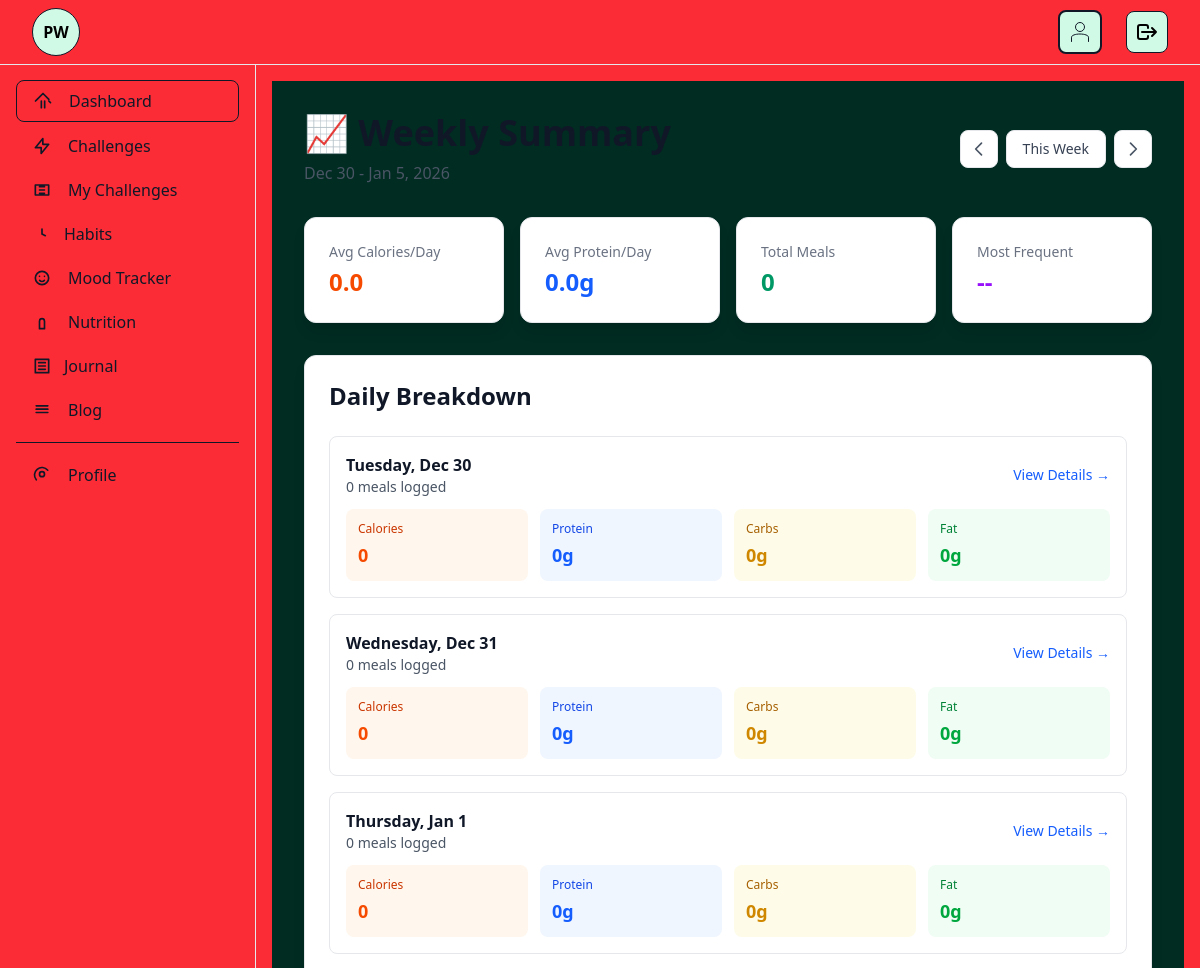
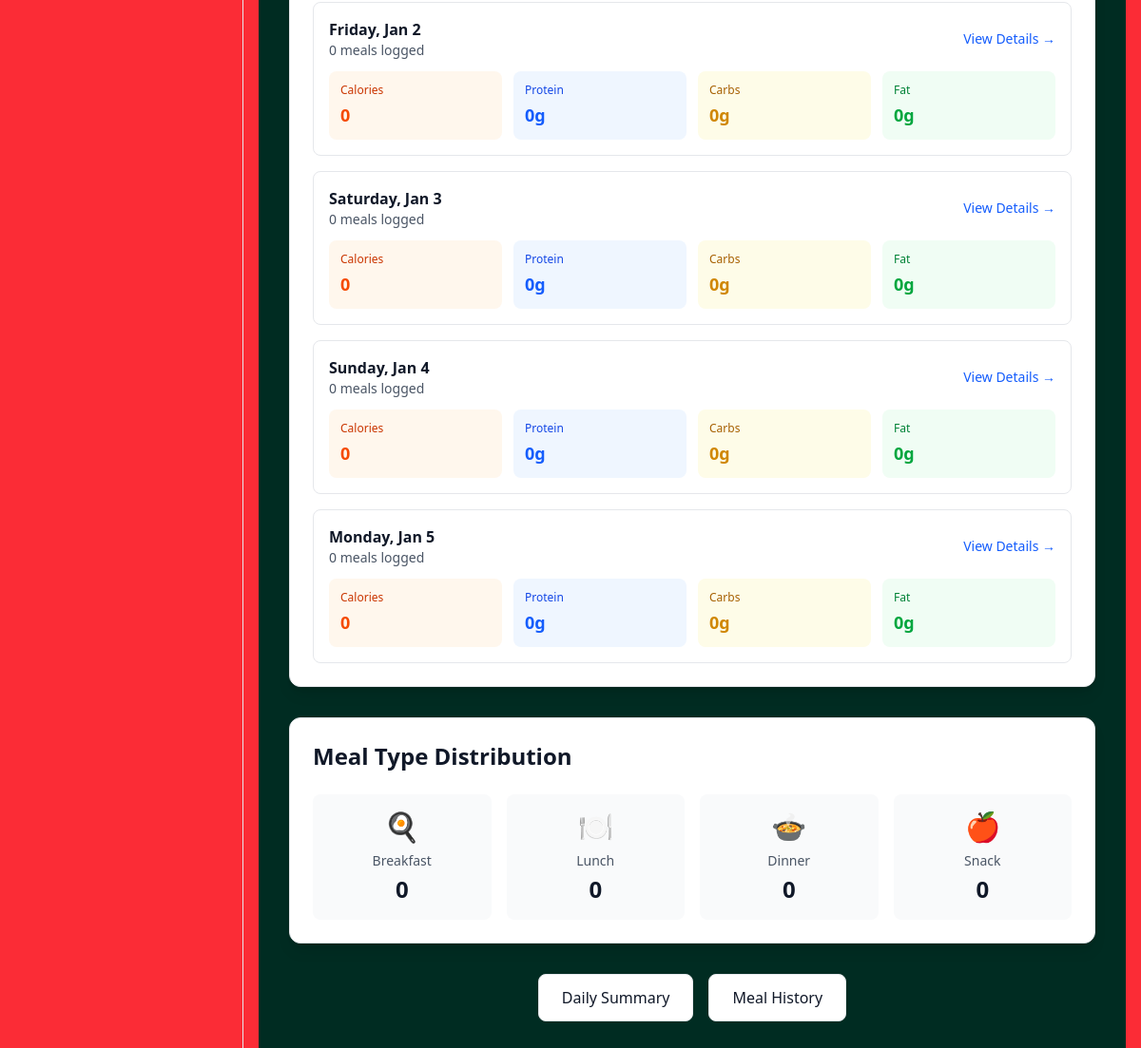
Screenshot of /nutrition/weekly/ (signed in) with the database file from the repository (2 pictures, top to bottom).
### account/models.py (models this page shows)
class CustomUser(AbstractUser):
    is_admin = models.BooleanField(default=False)
    is_user = models.BooleanField(default=True)

### nutrition/views.py (the view)
# urls.py: path('weekly/', views.weekly_summary, name='weekly_summary'),
@login_required
def weekly_summary(request):
    end_date_str = request.GET.get('date')
    if end_date_str:
        try:
            end_date = date.fromisoformat(end_date_str)
        except ValueError:
            end_date = date.today()
    else:
        end_date = date.today()
    summary = Meal.get_weekly_summary(request.user, end_date)
    try:
        nutrition_goal = request.user.nutrition_goal
    except NutritionGoal.DoesNotExist:
        nutrition_goal = None
    prev_week_end = end_date - timedelta(days=7)
    next_week_end = end_date + timedelta(days=7)
    daily_data = []
    for i in range(7):
        day_date = summary['start_date'] + timedelta(days=i)
        day_summary = Meal.get_daily_summary(request.user, day_date)
        daily_data.append({
            'date': day_date,
            'calories': day_summary['total_calories'],
            'protein': day_summary['total_protein'],
            'carbs': day_summary['total_carbs'],
            'fat': day_summary['total_fat'],
            'meal_count': day_summary['meal_count'],
        })
    context = {
        'summary': summary,
        'nutrition_goal': nutrition_goal,
        'daily_data': daily_data,
        'end_date': end_date,
        'prev_week_end': prev_week_end,
        'next_week_end': next_week_end,
        'is_current_week': end_date == date.today(),
    }
    return render(request, 'nutrition/weekly_summary.html', context)

### nutrition/models.py (called while the page is built)
    @classmethod
    def get_daily_summary(cls, user, target_date=None):
        if target_date is None:
            target_date = date.today()
        meals = cls.objects.filter(user=user, meal_date=target_date)
        totals = meals.aggregate(
            total_calories=Sum('calories'),
            total_protein=Sum('protein'),
            total_carbs=Sum('carbs'),
            total_fat=Sum('fat')
        )
        return {
            'date': target_date,
            'meal_count': meals.count(),
            'total_calories': totals['total_calories'] or 0,
            'total_protein': totals['total_protein'] or 0,
            'total_carbs': totals['total_carbs'] or 0,
            'total_fat': totals['total_fat'] or 0,
            'meals': meals
        }

### templates/nutrition/weekly_summary.html (shortened to what this page needs)
{% extends 'base.html' %}
{% block content %}
<div class="min-h-screen bg-emerald-950 dark:bg-gray-900 p-4 sm:p-6 lg:p-8">
    <div class="max-w-7xl mx-auto">
        <div class="mb-8 flex items-center justify-between flex-wrap gap-4">
            <div>
                <h1 class="text-4xl font-bold text-gray-900 dark:text-white mb-2">
                    📈 Weekly Summary
                </h1>
                <p class="text-gray-600 dark:text-gray-400">
                    {{ summary.start_date|date:"M j" }} - {{ summary.end_date|date:"M j, Y" }}
                </p>
            </div>
            <div class="flex items-center space-x-2">
                <a href="?date={{ prev_week_end|date:'Y-m-d' }}"
                   class="p-2 bg-white dark:bg-gray-800 rounded-lg border border-gray-200 dark:border-gray-700 hover:bg-gray-50 dark:hover:bg-gray-700 transition">
                    <svg class="h-5 w-5 text-gray-600 dark:text-gray-400" fill="none" stroke="currentColor" viewBox="0 0 24 24">
                        <path stroke-linecap="round" stroke-linejoin="round" stroke-width="2" d="M15 19l-7-7 7-7"></path>
                    </svg>
                </a>
                <a href="?date={{ end_date|date:'Y-m-d' }}"
                   class="px-4 py-2 bg-white dark:bg-gray-800 rounded-lg border border-gray-200 dark:border-gray-700 text-sm font-medium text-gray-700 dark:text-gray-300">
                    This Week
                </a>
                <a href="?date={{ next_week_end|date:'Y-m-d' }}"
                   class="p-2 bg-white dark:bg-gray-800 rounded-lg border border-gray-200 dark:border-gray-700 hover:bg-gray-50 dark:hover:bg-gray-700 transition">
                    <svg class="h-5 w-5 text-gray-600 dark:text-gray-400" fill="none" stroke="currentColor" viewBox="0 0 24 24">
                        <path stroke-linecap="round" stroke-linejoin="round" stroke-width="2" d="M9 5l7 7-7 7"></path>
                    </svg>
                </a>
            </div>
        </div>
        <div class="grid grid-cols-2 md:grid-cols-4 gap-4 mb-8">
            <div class="bg-white dark:bg-gray-800 rounded-xl shadow-lg p-6 border border-gray-200 dark:border-gray-700">
                <p class="text-sm text-gray-500 dark:text-gray-400">Avg Calories/Day</p>
                <p class="text-2xl font-bold text-orange-600 dark:text-orange-400 mt-1">{{ summary.avg_calories_per_day }}</p>
            </div>
            <div class="bg-white dark:bg-gray-800 rounded-xl shadow-lg p-6 border border-gray-200 dark:border-gray-700">
                <p class="text-sm text-gray-500 dark:text-gray-400">Avg Protein/Day</p>
                <p class="text-2xl font-bold text-blue-600 dark:text-blue-400 mt-1">{{ summary.avg_protein_per_day }}g</p>
            </div>
            <div class="bg-white dark:bg-gray-800 rounded-xl shadow-lg p-6 border border-gray-200 dark:border-gray-700">
                <p class="text-sm text-gray-500 dark:text-gray-400">Total Meals</p>
                <p class="text-2xl font-bold text-emerald-600 dark:text-emerald-400 mt-1">{{ summary.total_meals }}</p>
            </div>
            <div class="bg-white dark:bg-gray-800 rounded-xl shadow-lg p-6 border border-gray-200 dark:border-gray-700">
                <p class="text-sm text-gray-500 dark:text-gray-400">Most Frequent</p>
                <p class="text-2xl font-bold text-purple-600 dark:text-purple-400 mt-1">
                    {% if summary.most_frequent_meal_type %}
                        {{ summary.most_frequent_meal_type|title }}
                    {% else %}
                        --
                    {% endif %}
                </p>
            </div>
        </div>
        <div class="bg-white dark:bg-gray-800 rounded-xl shadow-lg p-6 border border-gray-200 dark:border-gray-700 mb-8">
            <h2 class="text-2xl font-bold text-gray-900 dark:text-white mb-6">Daily Breakdown</h2>
            <div class="space-y-4">
                {% for day in daily_data %}
                <div class="border border-gray-200 dark:border-gray-700 rounded-lg p-4">
                    <div class="flex items-center justify-between mb-3">
                        <div>
                            <h3 class="font-semibold text-gray-900 dark:text-white">
                                {{ day.date|date:"l, M j" }}
                            </h3>
                            <p class="text-sm text-gray-600 dark:text-gray-400">{{ day.meal_count }} meals logged</p>
                        </div>
                        <a href="{% url 'nutrition:daily_summary' %}?date={{ day.date|date:'Y-m-d' }}"
                           class="text-sm text-blue-600 dark:text-blue-400 hover:underline">
                            View Details →
                        </a>
                    </div>
                    <div class="grid grid-cols-2 md:grid-cols-4 gap-3">
                        <div class="bg-orange-50 dark:bg-orange-900/20 rounded-lg p-3">
                            <p class="text-xs text-orange-700 dark:text-orange-300 mb-1">Calories</p>
                            <p class="text-lg font-bold text-orange-600 dark:text-orange-400">{{ day.calories }}</p>
                        </div>
                        <div class="bg-blue-50 dark:bg-blue-900/20 rounded-lg p-3">
                            <p class="text-xs text-blue-700 dark:text-blue-300 mb-1">Protein</p>
                            <p class="text-lg font-bold text-blue-600 dark:text-blue-400">{{ day.protein }}g</p>
                        </div>
                        <div class="bg-yellow-50 dark:bg-yellow-900/20 rounded-lg p-3">
                            <p class="text-xs text-yellow-700 dark:text-yellow-300 mb-1">Carbs</p>
                            <p class="text-lg font-bold text-yellow-600 dark:text-yellow-400">{{ day.carbs }}g</p>
                        </div>
                        <div class="bg-green-50 dark:bg-green-900/20 rounded-lg p-3">
                            <p class="text-xs text-green-700 dark:text-green-300 mb-1">Fat</p>
                            <p class="text-lg font-bold text-green-600 dark:text-green-400">{{ day.fat }}g</p>
                        </div>
                    </div>
                </div>
                {% endfor %}
            </div>
        </div>
        <div class="bg-white dark:bg-gray-800 rounded-xl shadow-lg p-6 border border-gray-200 dark:border-gray-700">
            <h2 class="text-2xl font-bold text-gray-900 dark:text-white mb-6">Meal Type Distribution</h2>
            <div class="grid grid-cols-2 md:grid-cols-4 gap-4">
                {% for meal_type, count in summary.meal_type_counts.items %}
                <div class="text-center p-4 bg-gray-50 dark:bg-gray-900 rounded-lg">
                    <p class="text-3xl mb-2">
                        {% if meal_type == 'breakfast' %}🍳
                        {% elif meal_type == 'lunch' %}🍽️
                        {% elif meal_type == 'dinner' %}🍲
                        {% elif meal_type == 'snack' %}🍎
                        {% endif %}
                    </p>
                    <p class="text-sm text-gray-600 dark:text-gray-400 mb-1">{{ meal_type|title }}</p>
                    <p class="text-2xl font-bold text-gray-900 dark:text-white">{{ count }}</p>
                </div>
                {% endfor %}
            </div>
        </div>
        <div class="mt-8 flex justify-center space-x-4">
            <a href="{% url 'nutrition:daily_summary' %}"
               class="px-6 py-3 bg-white dark:bg-gray-800 rounded-lg border border-gray-200 dark:border-gray-700 text-gray-900 dark:text-white hover:shadow-md transition">
                Daily Summary
            </a>
            <a href="{% url 'nutrition:meal_history' %}"
               class="px-6 py-3 bg-white dark:bg-gray-800 rounded-lg border border-gray-200 dark:border-gray-700 text-gray-900 dark:text-white hover:shadow-md transition">
                Meal History
            </a>
        </div>
    </div>
</div>
{% endblock %}

### rows the page displays
CustomUser: date "Tuesday, Dec 30", meal_count "0", calories "0", protein "0", carbs "0", fat "0", date "Wednesday, Dec 31", date "Thursday, Jan 1", date "Friday, Jan 2", date "Saturday, Jan 3", date "Sunday, Jan 4", date "Monday, Jan 5"

### other values shown
{{ summary.start_date|date:"M j" }} "Dec 30"
{{ summary.end_date|date:"M j, Y" }} "Jan 5, 2026"
{{ summary.avg_calories_per_day }} "0.0"
{{ summary.avg_protein_per_day }} "0.0"
{{ summary.total_meals }} "0"
{{ meal_type|title }} "Breakfast" "Lunch" "Dinner" "Snack"
{{ count }} "0" "0" "0" "0"
